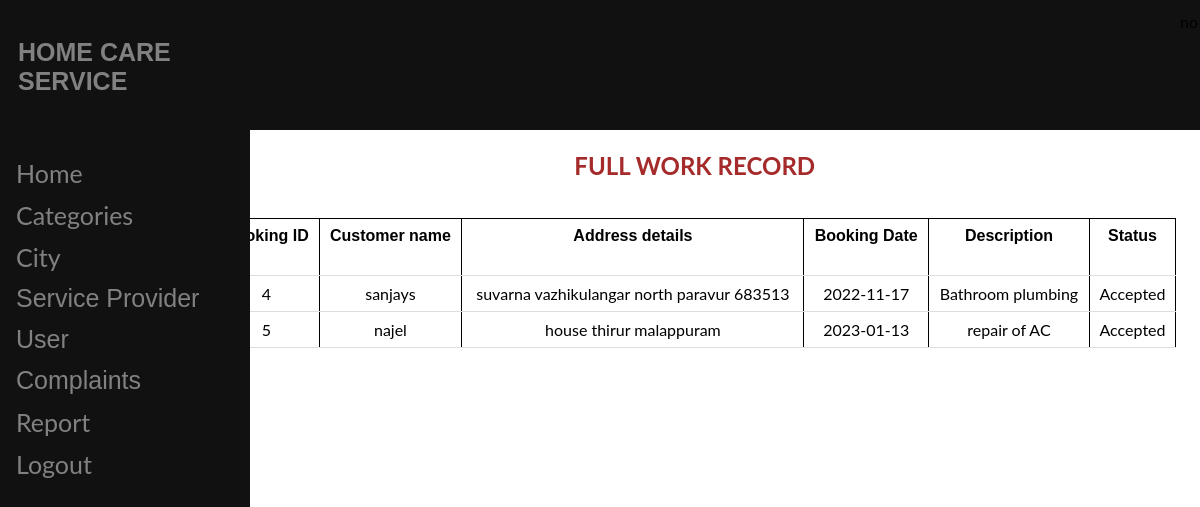
The app's page /adminreportaw.php with its own data.
### tables this page shows
CREATE TABLE `booking` (
  `bookid` int(20) NOT NULL,
  `users` varchar(100) NOT NULL,
  `wid` int(20) NOT NULL,
  `wname` varchar(100) NOT NULL,
  `addr` varchar(100) NOT NULL,
  `city` varchar(100) NOT NULL,
  `bookdate` text NOT NULL,
  `regisdate` text NOT NULL,
  `descipt` varchar(100) NOT NULL,
  `status` varchar(100) NOT NULL,
  `amount` int(200) NOT NULL
);

### adminreportaw.php (the view, shortened to what this page needs)
<html>
<?php include"adminheader.php"?>
</head>
<body>
<form action="adminreporttw.php" method="post">
<div style="margin-left:16%;padding:1px 16px;height:1000px;">
<h2>FULL WORK RECORD</h2>
<br>
<?php
include"dbconfig.php";
$result = mysqli_query($handle, "SELECT * FROM booking where status='Accepted'");
echo '<table border="0" cellspacing="2" cellpadding="2">
      <tr>
          <td> <font face="Arial"><h4>Booking ID </h4></font> </td>
          <td> <font face="Arial"><h4>Customer name </h4></font> </td>
          <td> <font face="Arial"><h4>Address details </h4></font> </td>
          <td> <font face="Arial"><h4>Booking Date</h4></font> </td>
          <td> <font face="Arial"><h4>Description</h4></font> </td>
          <td> <font face="Arial"><h4>Status</h4></font> </td>
      </tr>';
  while ($row = $result->fetch_assoc())
  {
      $field0name = $row["bookid"];
      $field1name = $row["users"];
      $fieldname =  $row["addr"];
      $field2name = $row["bookdate"];
      $field3name = $row["descipt"];
      $field4name = $row["status"];
      echo '<tr>
                <td>'.$field0name.'</td>
                <td>'.$field1name.'</td>
                <td>'.$fieldname.'</td>
                <td>'.$field2name.'</td>
                <td>'.$field3name.'</td>
                <td>'.$field4name.'</td>
                </tr>';
}
?>
</form>

### adminheader.php (style rules this page uses)
body { font-family: "Lato", sans-serif; }

### adminreportaw.php (style rules this page uses)
h2 { text-align: center; color: brown; }
table { border: 1px solid; border-collapse: collapse; width: 100%; }
th, td { padding: 8px; text-align: center; border: 1px solid; border-bottom: 1px solid #ddd; }

### records on screen
booking: bookid "4", users "sanjays", addr "suvarna vazhikulangar north paravur 683513", bookdate "2022-11-17", descipt "Bathroom plumbing", status "Accepted"
booking: bookid "5", users "najel", addr "house thirur malappuram", bookdate "2023-01-13", descipt "repair of AC", status "Accepted"
